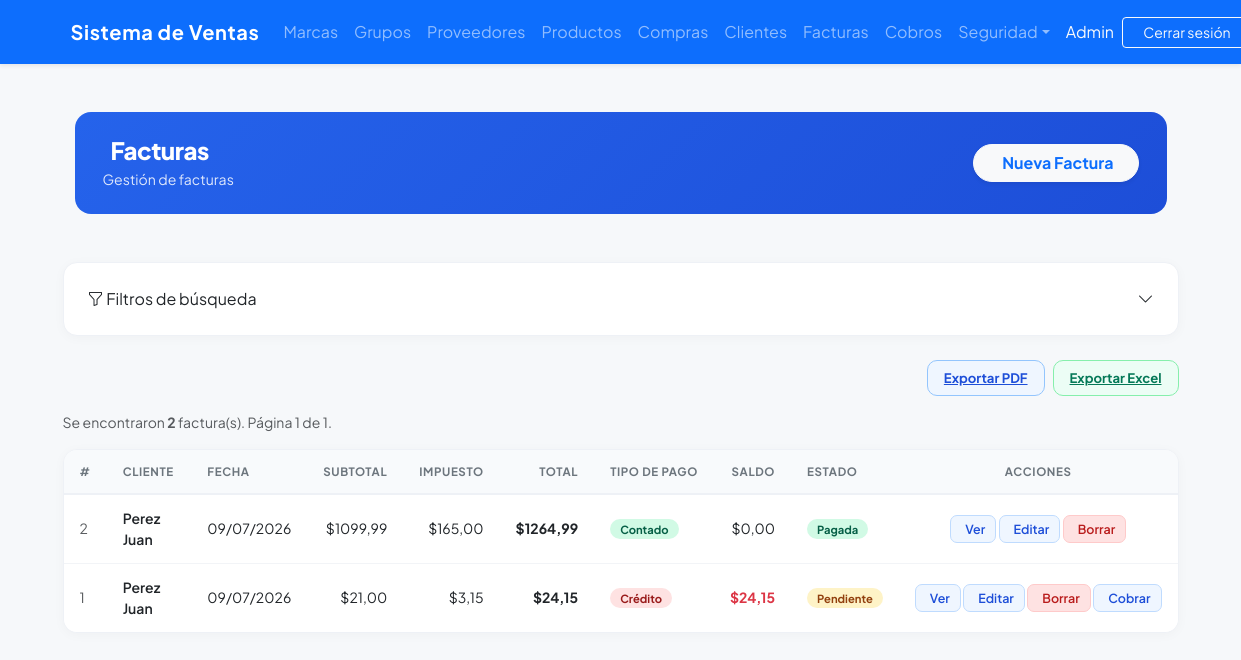
/invoices/ (signed in), run on an earlier commit of the app's database.
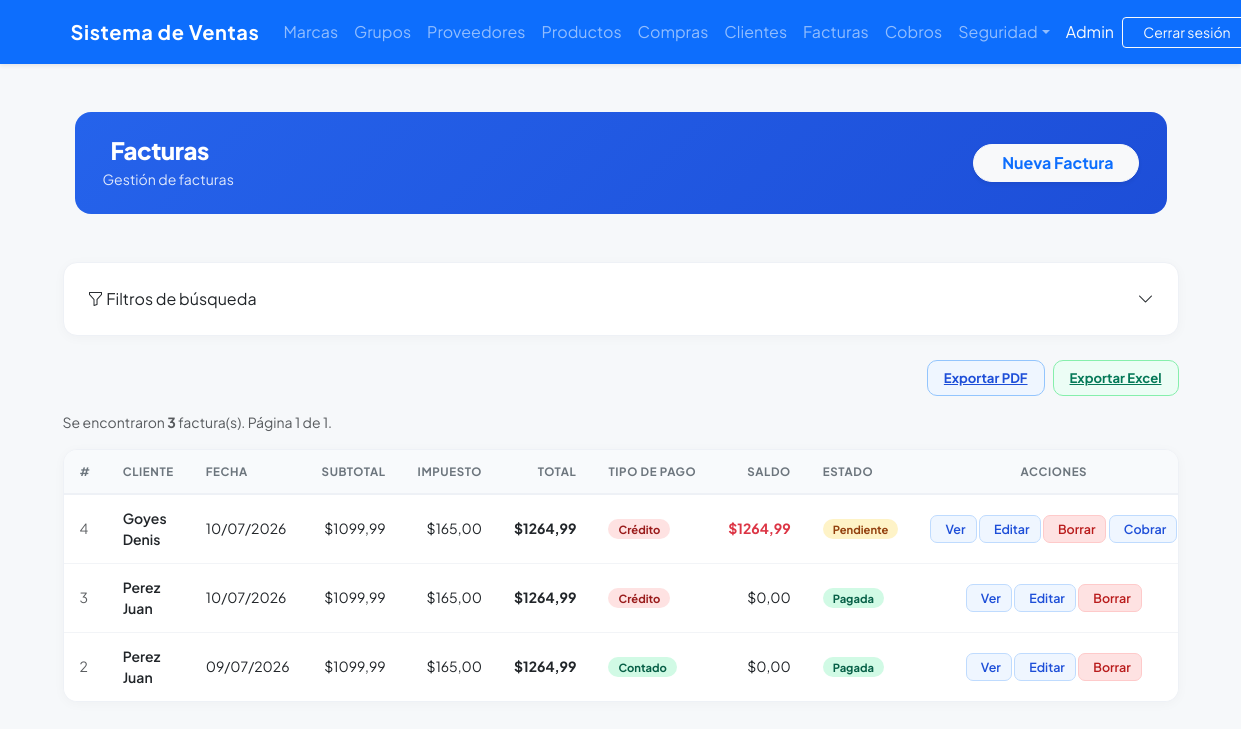
And on a later commit of the database.
### billing/models.py (models this page shows, shortened)
class Invoice(models.Model):
    TIPO_PAGO = [
        ('contado', 'Contado'),
        ('credito', 'Crédito'),
    ]
    ESTADO = [
        ('PENDIENTE', 'Pendiente'),
        ('PAGADA', 'Pagada'),
        ('ANULADA', 'Anulada'),
    ]
    customer = models.ForeignKey(Customer, on_delete=models.PROTECT, related_name='Facturas', verbose_name='Cliente')
    invoice_date = models.DateTimeField(auto_now_add=True, verbose_name='Fecha de Factura')
    subtotal = models.DecimalField(max_digits=12, decimal_places=2, default=0, verbose_name='Subtotal')
    tax = models.DecimalField(max_digits=12, decimal_places=2, default=0, verbose_name='Impuesto')
    total = models.DecimalField(max_digits=12, decimal_places=2, default=0, verbose_name='Total')
    tipo_pago = models.CharField(max_length=10, choices=TIPO_PAGO, default='contado', verbose_name='Tipo de Pago')
    saldo = models.DecimalField(max_digits=12, decimal_places=2, default=0, verbose_name='Saldo Pendiente')
    estado = models.CharField(max_length=10, choices=ESTADO, default='PENDIENTE', verbose_name='Estado')
    is_active = models.BooleanField(default=True, verbose_name='Activa')
    class Meta:
        ordering = ['-invoice_date']

class Customer(models.Model):
    dni = models.CharField(max_length=13, unique=True, verbose_name='DNI/RUC', validators=[validate_cedula_ec])
    first_name = models.CharField(max_length=100, verbose_name = 'Nombres')
    last_name = models.CharField(max_length=100, verbose_name = 'Apellidos')
    email = models.EmailField(blank=True, null=True, verbose_name = 'Correo Electronico')
    phone = models.CharField(max_length=20, blank=True, null=True, verbose_name = 'Teléfono')
    address = models.TextField(blank=True, null=True, verbose_name = 'Dirección')
    is_active = models.BooleanField(default=True, verbose_name = 'Activo')
    created_at = models.DateTimeField(auto_now_add=True, verbose_name = 'Creado el')
    updated_at = models.DateTimeField(auto_now=True, verbose_name = 'Actualizado el')
    class Meta:
        ordering = ['last_name', 'first_name']
    def __str__(self): return f'{self.last_name} {self.first_name}'

### billing/views.py (the view, shortened to what this page needs)
# urls.py: path('invoices/', views.InvoiceListView.as_view(), name='invoice_list'),
@method_decorator(audit_action('LIST_INVOICES'), name='dispatch')
class InvoiceListView(LoginRequiredMixin, ExportMixin, GroupRequiredMixin, ListView):
    group_required = ['Administrador', 'Vendedor']
    model = Invoice
    template_name = 'billing/invoice_list.html'
    context_object_name = 'items'
    paginate_by = 10
    export_filename = 'facturas'
    export_fields = [
        ('id', 'ID'),
        ('customer.full_name', 'Cliente'),
        ('invoice_date', 'Fecha de Factura'),
        ('subtotal', 'Subtotal'),
        ('tax', 'Impuesto'),
        ('total', 'Total'),
        ('tipo_pago', 'Tipo de Pago'),
        ('saldo', 'Saldo Pendiente'),
        ('estado', 'Estado'),
        ('is_active', 'Estado')
    ]
    def get_queryset(self):
        qs = super().get_queryset().select_related('customer')
        p = self.request.GET
        if p.get('dni'):
            qs = qs.filter(customer__dni=p['dni'])
        if p.get('customer_name'):
            qs = qs.filter(Q(customer__first_name__icontains=p['customer_name']) | Q(customer__last_name__icontains=p['customer_name']))
        if p.get('tipo_pago'):
            qs = qs.filter(tipo_pago=p['tipo_pago'])
        if p.get('estado'):
            qs = qs.filter(estado=p['estado'])
        if p.get('total_min'):
            try:
                qs = qs.filter(total__gte=Decimal(p['total_min']))
            except Exception:
                pass
        if p.get('total_max'):
            try:
                qs = qs.filter(total__lte=Decimal(p['total_max']))
            except Exception:
                pass
        is_active = p.get('is_active', '')
        if is_active == 'true':
            qs = qs.filter(is_active=True)
        elif is_active == 'false':
            qs = qs.filter(is_active=False)
        return qs

### security/templatetags/security_tags.py (called while the page is built)
@register.filter(name='has_group')
def has_group(user, group_name):
    if not user.is_authenticated:
        return False
    if user.is_superuser:      # el superusuario ve todo
        return True
    return user.groups.filter(name=group_name).exists()

### shared/mixins.py (called while the page is built, shortened)
    def get(self, request, *args, **kwargs):
        export_format = request.GET.get('export')
        return super().get(request, *args, **kwargs)

    def get_context_data(self, **kwargs):
        ctx = super().get_context_data(**kwargs)
        params = self.request.GET.copy()
        params.pop('page', None)
        ctx['query_string'] = params.urlencode()
        fields = self.export_fields
        if not fields:
            fields = [(f.name, str(f.verbose_name).capitalize()) for f in self.model._meta.fields]
        ctx['available_columns'] = fields
        selected = self.request.GET.getlist('columns')
        if not selected:
            selected = [f[0] for f in fields]
        ctx['selected_columns'] = selected
        return ctx

### billing/templates/billing/invoice_list.html (shortened to what the changed rows need)
{% extends 'billing/base.html' %}
{% block content %}
<div class="container-fluid py-4">
  <div class="page-header d-flex justify-content-between align-items-center mb-4">
    <div>
      <h1>Facturas</h1>
    </div>
  </div>
</div>
<p class="text-muted small">
  Se encontraron <strong>{{ paginator.count }}</strong> factura(s).
  Página {{ page_obj.number }} de {{ paginator.num_pages }}.
</p>
<div class="products-table">
  <table class="table mb-0">
    <thead>
      <tr>
        {% if 'id' in selected_columns %}<th>#</th>{% endif %}
        {% if 'customer.full_name' in selected_columns %}<th>Cliente</th>{% endif %}
        {% if 'invoice_date' in selected_columns %}<th>Fecha</th>{% endif %}
        {% if 'subtotal' in selected_columns %}<th class="text-end">Subtotal</th>{% endif %}
        {% if 'tax' in selected_columns %}<th class="text-end">Impuesto</th>{% endif %}
        {% if 'total' in selected_columns %}<th class="text-end">Total</th>{% endif %}
        {% if 'tipo_pago' in selected_columns %}<th>Tipo de Pago</th>{% endif %}
        {% if 'saldo' in selected_columns %}<th class="text-end">Saldo</th>{% endif %}
        {% if 'estado' in selected_columns %}<th>Estado</th>{% endif %}
        <th class="text-center">Acciones</th>
      </tr>
    </thead>
    <tbody>
      {% for inv in items %}
      <tr>
        {% if 'id' in selected_columns %}<td class="text-muted small">{{ inv.id }}</td>{% endif %}
        {% if 'customer.full_name' in selected_columns %}<td class="fw-semibold">{{ inv.customer }}</td>{% endif %}
        {% if 'invoice_date' in selected_columns %}<td>{{ inv.invoice_date|date:"d/m/Y" }}</td>{% endif %}
        {% if 'subtotal' in selected_columns %}<td class="text-end">${{ inv.subtotal }}</td>{% endif %}
        {% if 'tax' in selected_columns %}<td class="text-end">${{ inv.tax }}</td>{% endif %}
        {% if 'total' in selected_columns %}<td class="text-end fw-bold">${{ inv.total }}</td>{% endif %}
        {% if 'tipo_pago' in selected_columns %}
          <td>
            {% if inv.tipo_pago == 'credito' %}
              <span class="badge-inactive">Crédito</span>
            {% else %}
              <span class="badge-active">Contado</span>
            {% endif %}
          </td>
        {% endif %}
        {% if 'saldo' in selected_columns %}
          <td class="text-end {% if inv.saldo > 0 %}text-danger fw-bold{% endif %}">${{ inv.saldo }}</td>
        {% endif %}
        {% if 'estado' in selected_columns %}
          <td>
            {% if inv.estado == 'PAGADA' %}
              <span class="badge-active">Pagada</span>
            {% elif inv.estado == 'ANULADA' %}
              <span class="badge-inactive">Anulada</span>
            {% else %}
              <span class="badge-pending">Pendiente</span>
            {% endif %}
          </td>
        {% endif %}
        <td class="text-center text-nowrap">
          <a href="{% url 'billing:invoice_detail' inv.pk %}" class="btn-view" title="Ver Detalle">
            Ver
          </a>
          <a href="{% url 'billing:invoice_update' inv.pk %}" class="btn-edit">Editar</a>
          <a href="{% url 'billing:invoice_delete' inv.pk %}" class="btn-del">Borrar</a>
          {% if inv.tipo_pago == 'credito' and inv.estado == 'PENDIENTE' %}
            <a href="{% url 'cobros:cobro_create' inv.pk %}" class="btn-edit" title="Registrar pago">
              Cobrar
            </a>
          {% endif %}
        </td>
      </tr>
      {% empty %}
      <tr>
        <td colspan="100" class="text-center py-4 text-muted">
          No se encontraron facturas con los filtros aplicados.
        </td>
      </tr>
      {% endfor %}
    </tbody>
  </table>
</div>
</div>
{% endblock %}

What changed in the data, as far as the page shows it:
removed Invoice: id "1", customer "Perez Juan", invoice_date "09/07/2026", subtotal "21,00", tax "3,15", total "24,15", tipo_pago "Crédito", saldo "24,15", estado "Pendiente"
added Invoice: id "4", customer "Goyes Denis", invoice_date "10/07/2026", subtotal "1099,99", tax "165,00", total "1264,99", tipo_pago "Crédito", saldo "1264,99", estado "Pendiente"
added Invoice: id "3", customer "Perez Juan", invoice_date "10/07/2026", subtotal "1099,99", tax "165,00", total "1264,99", tipo_pago "Crédito", saldo "0,00", estado "Pagada"
Also different on the page:
{{ paginator.count }}: "2" → "3"
